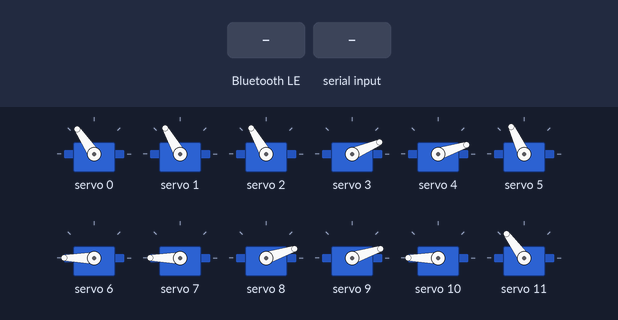
A sketch run on a simulated ESP32. Parts: 12 × servo. The inputs (shaded band) are chosen by the test bench. Nothing arrives over Bluetooth unless stated; a phone connects over Bluetooth LE 3 s after start; what the sketch prints to the serial monitor is not drawn.

Above: at 1.3 s.
1.4 s: Bluetooth LE write "w" received
At 1.77 s:
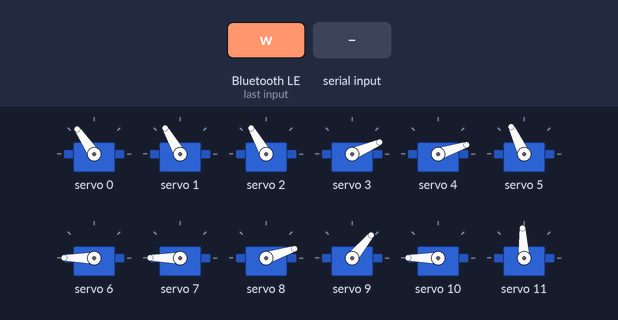
4.4 s: "a" received over Serial
At 5.6 s:
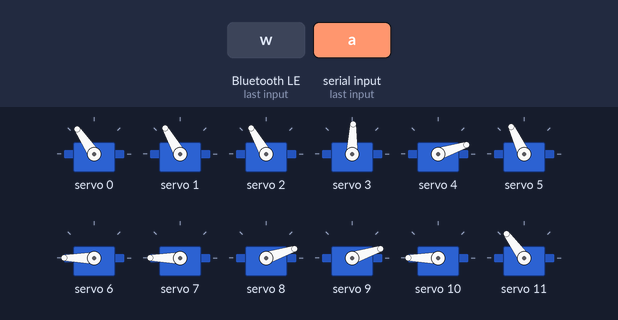
7.4 s: Bluetooth LE write "p" received
At 8.8 s:
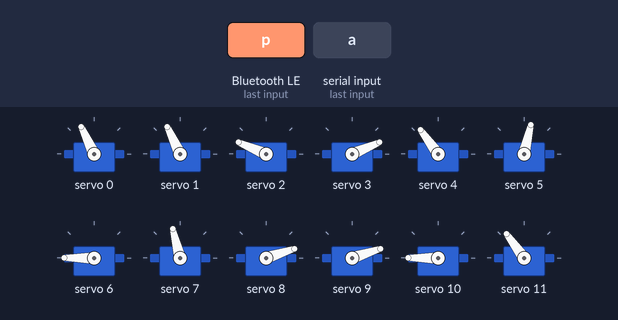
10.4 s: Bluetooth LE write "k" received
At 11.3 s:
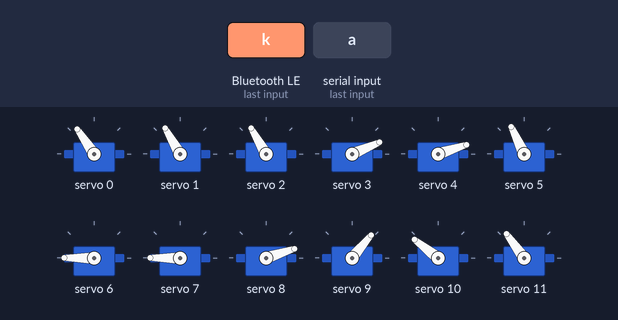
13.4 s: Bluetooth LE write "a" received
At 13.83 s:
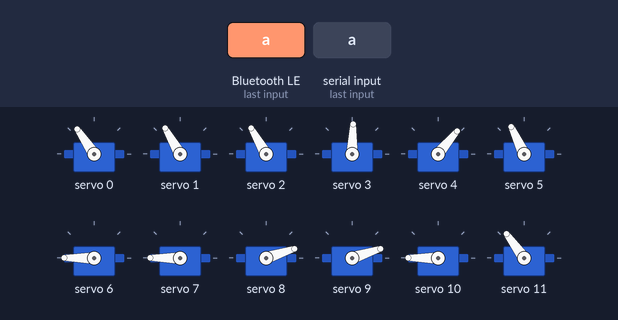
16.4 s: "w" received over Serial
At 16.83 s:
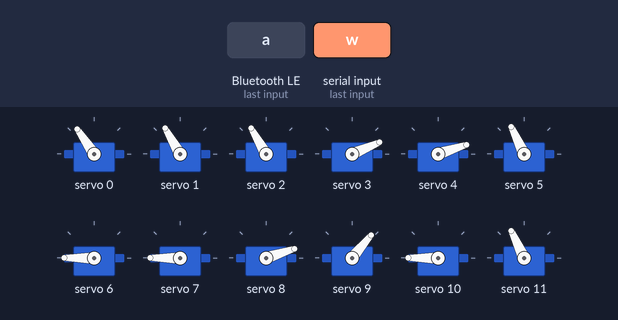
Timing chart, 0 to 21.9 s (numbered marks = the images above; inputs shaded):
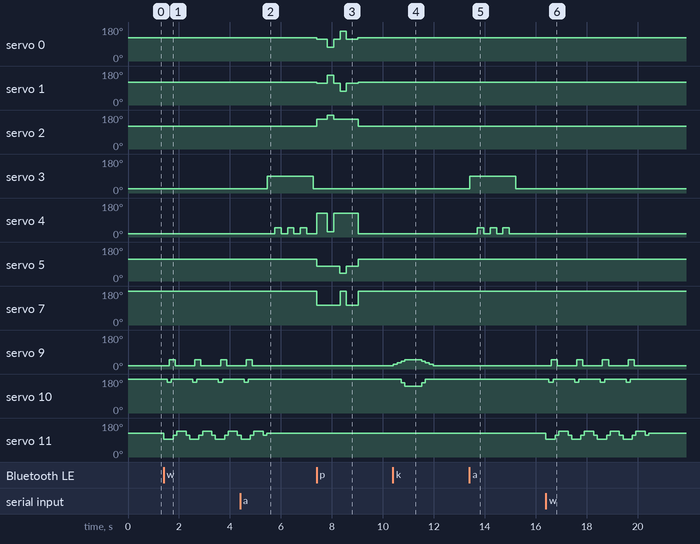

The sketch:

helios_ble.ino
```cpp
/*
 * ==========================================================
 *  HELIOS ☀  —  휴머노이드 로봇 (BLE 블루투스 버전)
 * ==========================================================
 *  보드: Arduino Nano ESP32  (BLE 내장)
 *  서보: PCA9685 16채널 드라이버
 *
 *  ▶ 이 파일 하나만 아두이노 IDE에 복붙 → 업로드.
 *
 *  필요 라이브러리:
 *    - Adafruit PWM Servo Driver Library   (라이브러리 매니저에서 설치)
 *    - ESP32 BLE (BLEDevice.h)             ← ESP32 보드 패키지에 기본 포함
 *
 *  ▶ 휴대폰 사용법 (nRF Connect 앱):
 *    1) 앱에서 SCAN → "HELIOS" 장치 찾기 → CONNECT
 *    2) Nordic UART Service (UUID 6E40...) 펼치기
 *    3) RX 특성(...0002...)의 화살표(⬆ Write) 누르기
 *    4) 데이터 타입을 "Text"로 바꾸고 아래 글자 입력 → SEND
 *         n = 중립(차렷)
 *         w = 걷기
 *         a = 손 흔들기
 *         p = 지르기(펀치: 가드→오른손→가드→왼손→가드→차렷)
 *         k = 스쿼트(무릎 굽혔다 펴기)
 *         s = 정지
 * ==========================================================
 */

#include <Wire.h>
#include <Adafruit_PWMServoDriver.h>
#include <BLEDevice.h>
#include <BLEServer.h>
#include <BLEUtils.h>
#include <BLE2902.h>

// ==========================================================
//  ▼▼▼ 설정 (하드웨어에 맞게 이 부분만 수정) ▼▼▼
// ==========================================================

#define PCA9685_ADDR   0x40
#define SERVO_FREQ     50
#define SERVO_PULSE_MIN  150
#define SERVO_PULSE_MAX  560   // MG90S에 맞게 조정

// 채널 번호 (배선표 그대로)
#define CH_HEAD        0
#define CH_WAIST       1
#define CH_R_SHO_PITCH 2
#define CH_R_SHO_ROLL  3
#define CH_R_ELBOW     4
#define CH_L_SHO_PITCH 5
#define CH_L_SHO_ROLL  6
#define CH_L_ELBOW     7
#define CH_R_HIP       8
#define CH_R_THIGH     9
#define CH_R_CALF      10
#define CH_R_ANKLE     11
#define CH_L_HIP       12
#define CH_L_THIGH     13
#define CH_L_CALF      14
#define CH_L_ANKLE     15
#define NUM_SERVOS     16

#define SERVO_MIN_ANGLE  0
#define SERVO_MAX_ANGLE  180

// 중립(차렷) 각도 [채널 0~15] — 조립한 홈 자세와 동일
// 오른쪽 0도 ↔ 왼쪽 180도 (좌우 서보가 거울로 장착됨)
const int neutral[NUM_SERVOS] = {
  98,  // 0  목(머리) (정면 보정)
  94,  // 1  허리 (정면 보정)
  94,  // 2  R 어깨 상하 (보정)
  5,   // 3  R 어깨 벌림 (보정)
  0,   // 4  R 팔꿈치
  90,  // 5  L 어깨 상하
  178, // 6  L 어깨 벌림 (보정)
  180, // 7  L 팔꿈치
  0,   // 8  R 고관절
  0,   // 9  R 허벅지
  170, // 10 R 종아리 (보정)
  100, // 11 R 발목 (보정)
  80,  // 12 L 고관절 (보정)
  170, // 13 L 허벅지 (보정)
  0,   // 14 L 종아리 (재조립: 직립=0)
  85   // 15 L 발목 (보정)
};

// 서보 방향 (반대로 움직이면 부호 뒤집기)
const int servoDir[NUM_SERVOS] = {
  +1, +1, +1, +1, +1, -1, -1, -1,
  +1, +1, +1, +1, -1, -1, -1, -1
};

// 채널별 안전 가동 범위 (측정값). 이 범위를 벗어나는 명령은 자동으로 막힘.
const int limitMin[NUM_SERVOS] = {
  17, 8, 0, 0, 0, 0, 0, 70,   // ch0/ch1: 홈(98/94) 기준 좌우 대칭 하한
  0, 0, 100, 40, 0, 100, 0, 0
};
const int limitMax[NUM_SERVOS] = {
  179, 180, 180, 180, 130, 180, 180, 180,
  90, 80, 180, 180, 90, 180, 80, 140
};

// 걸음걸이 파라미터 (측정 범위 안에서. 테스트하며 조정)
#define GAIT_STEP_DELAY_MS  20   // 프레임 간 지연(작을수록 빠름)
#define KNEE_LIFT    45   // 무릎 굽혀 발 들기 (종아리, 범위 내 최대 80)
#define THIGH_STEP   30   // 허벅지 앞으로 내딛기 (범위 내 최대 80)
#define ANKLE_SHIFT  20   // 발목으로 무게 좌우 이동

// BLE UUID (Nordic UART Service)
#define NUS_SERVICE_UUID  "6E400001-B5A3-F393-E0A9-E50E24DCCA9E"
#define NUS_RX_UUID       "6E400002-B5A3-F393-E0A9-E50E24DCCA9E" // 폰 → 로봇
#define NUS_TX_UUID       "6E400003-B5A3-F393-E0A9-E50E24DCCA9E" // 로봇 → 폰

// ==========================================================
//  ▲▲▲ 설정 끝 ▲▲▲
// ==========================================================

Adafruit_PWMServoDriver pwm = Adafruit_PWMServoDriver(PCA9685_ADDR);
bool walking = false;

volatile char pendingCmd = 0;   // BLE 콜백이 여기에 명령을 넣음
bool deviceConnected = false;
BLECharacteristic *txChar;

// ---------- 서보 저수준 ----------
void writeAngle(uint8_t ch, int angle) {
  // 채널별 안전 범위로 제한
  if (angle < limitMin[ch]) angle = limitMin[ch];
  if (angle > limitMax[ch]) angle = limitMax[ch];
  int pulse = map(angle, 0, 180, SERVO_PULSE_MIN, SERVO_PULSE_MAX);
  pwm.setPWM(ch, 0, pulse);
}
void moveJoint(uint8_t ch, int offset) {
  writeAngle(ch, neutral[ch] + servoDir[ch] * offset);
}

// ---------- 자세 ----------
void standNeutral() {
  for (uint8_t ch = 0; ch < NUM_SERVOS; ch++) writeAngle(ch, neutral[ch]);
}

// ---------- 걸음걸이용 동작 함수 (관절 특성 반영) ----------
//  (측정값: R종아리 직립180→굽힘100 / L종아리 직립0→굽힘80)
//           (R허벅지 홈0→앞80 / L허벅지 홈180→앞100)

// 무릎 굽힘: bend=0 펴짐(직립), bend 커질수록 굽힘
void kneeBend(bool isRight, int bend) {
  if (isRight) writeAngle(CH_R_CALF, 180 - bend);  // 오른종아리: 180에서 감소
  else         writeAngle(CH_L_CALF,   0 + bend);  // 왼종아리: 0에서 증가
}

// 허벅지 내딛기: fwd=0 중립, fwd 커질수록 앞으로
void thighStep(bool isRight, int fwd) {
  if (isRight) writeAngle(CH_R_THIGH,   0 + fwd);  // 오른허벅지: 0에서 증가
  else         writeAngle(CH_L_THIGH, 180 - fwd);  // 왼허벅지: 180에서 감소
}

// 발목 무게이동: amt>0 = 한쪽으로 기울여 무게 이동
//  (몸이 안 기울고 비틀리면 왼발목 부호를 (90 - amt)로 바꾸세요)
void ankleShift(int amt) {
  writeAngle(CH_R_ANKLE, 90 + amt);   // 오른발목
  writeAngle(CH_L_ANKLE, 90 + amt);   // 왼발목
}

// ---------- 한 걸음 (swingRight=true → 오른다리 내딛음) ----------
void takeStep(bool swingRight) {
  int shiftDir = swingRight ? -1 : +1;  // 드는 다리 반대(지지발)로 무게 이동

  ankleShift(shiftDir * ANKLE_SHIFT);       // 1) 무게중심 지지발로
  delay(GAIT_STEP_DELAY_MS * 6);
  kneeBend(swingRight, KNEE_LIFT);          // 2) 스윙 다리 들기
  delay(GAIT_STEP_DELAY_MS * 4);
  thighStep(swingRight, THIGH_STEP);        // 3) 스윙 다리 앞으로
  delay(GAIT_STEP_DELAY_MS * 4);
  kneeBend(swingRight, 0);                   // 4) 스윙 발 내리기
  delay(GAIT_STEP_DELAY_MS * 4);
  ankleShift(0);                             // 5) 무게중심 중앙 복귀
  delay(GAIT_STEP_DELAY_MS * 4);
  thighStep(swingRight, 0);                  // 6) 허벅지 복귀 (몸 앞으로)
  delay(GAIT_STEP_DELAY_MS * 3);
}
void walkForward(int steps) {
  for (int i = 0; i < steps && walking; i++) {
    takeStep(true);
    if (!walking) break;
    takeStep(false);
  }
  standNeutral();
}

// ---------- 손 흔들기 ----------
void waveHand() {
  moveJoint(CH_R_SHO_ROLL, 60); delay(300);
  for (int i = 0; i < 3; i++) {
    moveJoint(CH_R_ELBOW, 30);  delay(250);
    moveJoint(CH_R_ELBOW, -10); delay(250);
  }
  moveJoint(CH_R_ELBOW, 0);
  moveJoint(CH_R_SHO_ROLL, 0);
}

// ---------- 지르기(펀치) 콤보 ----------
// 팔 동작은 moveJoint 오프셋으로 좌우 자동 대칭 처리 (servoDir 반영).
// 실제 로봇에서 방향이 어색하면 아래 값의 부호/크기를 조정하세요.
#define GUARD_ELBOW    100  // 가드 시 팔꿈치 굽힘
#define GUARD_SHOULDER  35  // 가드 시 어깨 살짝 들기
#define PUNCH_ELBOW     10  // 지를 때 팔꿈치 펴기 (작을수록 곧게)
#define PUNCH_SHOULDER  70  // 지를 때 어깨 앞으로
#define WAIST_TWIST     40  // 지를 때 몸통 회전 각도

// 몸통 회전 (머리는 반대로 돌려 정면 고정)
//  dir>0 한쪽 / dir<0 반대쪽 / dir=0 정면. 방향이 반대면 부호를 바꾸세요.
void torsoTwist(int dir) {
  int w = 90 + dir * WAIST_TWIST;
  writeAngle(CH_WAIST, w);
  writeAngle(CH_HEAD, 180 - w);   // 머리를 반대로 돌려 정면 유지
}

// 한 팔 가드 자세 (몸통 정면)
void armGuard(bool isRight) {
  moveJoint(isRight ? CH_R_SHO_PITCH : CH_L_SHO_PITCH, GUARD_SHOULDER);
  moveJoint(isRight ? CH_R_ELBOW     : CH_L_ELBOW,     GUARD_ELBOW);
  torsoTwist(0);
}
// 한 팔 지르기 (앞으로 뻗기 + 몸통 회전)
//  오른손 지르기 → 몸통 왼쪽 / 왼손 지르기 → 몸통 오른쪽
void armPunch(bool isRight) {
  moveJoint(isRight ? CH_R_SHO_PITCH : CH_L_SHO_PITCH, PUNCH_SHOULDER);
  moveJoint(isRight ? CH_R_ELBOW     : CH_L_ELBOW,     PUNCH_ELBOW);
  torsoTwist(isRight ? +1 : -1);
}

// 가드 → 오른손 지르기 → 가드 → 왼손 지르기 → 가드 → 차렷
void punchCombo() {
  armGuard(true); armGuard(false);   // 1) 양손 가드 올리기
  delay(400);

  armPunch(true);  delay(250);       // 2) 오른손 지르기
  armGuard(true);  delay(250);       // 3) 오른손 가드 복귀

  armPunch(false); delay(250);       // 4) 왼손 지르기
  armGuard(false); delay(250);       // 5) 왼손 가드 복귀

  delay(200);
  standNeutral();                    // 6) 차렷 자세로
}

// ---------- 무릎 구부리기 (스쿼트) ----------
#define SQUAT_KNEE   65   // 무릎 굽힘 정도 (양 종아리, 최대 80)
#define SQUAT_THIGH  30   // 허벅지 굽힘(균형용, 엉덩이 낮추기)
#define SQUAT_STEPS   4   // 부드럽게 나눌 단계 수

// 양 다리를 amt(0~SQUAT_KNEE)만큼 굽힌 자세로
void squatPose(int knee, int thigh) {
  kneeBend(true, knee);  kneeBend(false, knee);
  thighStep(true, thigh); thighStep(false, thigh);
}

// 앉았다 일어서기
void squat() {
  // 내려가기 (단계별로 부드럽게)
  for (int i = 1; i <= SQUAT_STEPS; i++) {
    squatPose(SQUAT_KNEE * i / SQUAT_STEPS, SQUAT_THIGH * i / SQUAT_STEPS);
    delay(150);
  }
  delay(500);   // 앉은 자세 유지
  // 올라오기
  for (int i = SQUAT_STEPS - 1; i >= 0; i--) {
    squatPose(SQUAT_KNEE * i / SQUAT_STEPS, SQUAT_THIGH * i / SQUAT_STEPS);
    delay(150);
  }
  standNeutral();
}

// ---------- 폰으로 상태 문자 보내기 ----------
void notifyPhone(const char *msg) {
  if (deviceConnected && txChar) {
    txChar->setValue((uint8_t *)msg, strlen(msg));
    txChar->notify();
  }
}

// ---------- BLE 콜백 ----------
class ServerCallbacks : public BLEServerCallbacks {
  void onConnect(BLEServer *s) { deviceConnected = true; }
  void onDisconnect(BLEServer *s) {
    deviceConnected = false;
    walking = false;
    BLEDevice::startAdvertising();   // 다시 광고해서 재연결 가능하게
  }
};

class RxCallbacks : public BLECharacteristicCallbacks {
  void onWrite(BLECharacteristic *c) {
    String v = c->getValue().c_str();
    for (unsigned int i = 0; i < v.length(); i++) {
      char ch = v[i];
      if (ch=='n'||ch=='w'||ch=='a'||ch=='s'||ch=='p'||ch=='k') pendingCmd = ch;
    }
  }
};

// ---------- 명령 처리 ----------
void handleCommand(char cmd) {
  switch (cmd) {
    case 'n': walking = false; standNeutral();       notifyPhone("neutral\n"); break;
    case 'w': walking = true;  notifyPhone("walk\n"); walkForward(4); walking = false; break;
    case 'a': notifyPhone("wave\n"); waveHand();      break;
    case 'p': notifyPhone("punch\n"); punchCombo();   break;
    case 'k': notifyPhone("squat\n"); squat();        break;
    case 's': walking = false; notifyPhone("stop\n"); break;
  }
}

// ---------- 셋업 / 루프 ----------
void setup() {
  Serial.begin(9600);
  Wire.begin();
  pwm.begin();
  pwm.setPWMFreq(SERVO_FREQ);
  delay(100);
  standNeutral();

  // BLE 시작
  BLEDevice::init("HELIOS");
  BLEServer *server = BLEDevice::createServer();
  server->setCallbacks(new ServerCallbacks());

  BLEService *service = server->createService(NUS_SERVICE_UUID);

  // RX: 폰 → 로봇 (Write)
  BLECharacteristic *rxChar = service->createCharacteristic(
    NUS_RX_UUID, BLECharacteristic::PROPERTY_WRITE | BLECharacteristic::PROPERTY_WRITE_NR);
  rxChar->setCallbacks(new RxCallbacks());

  // TX: 로봇 → 폰 (Notify)
  txChar = service->createCharacteristic(
    NUS_TX_UUID, BLECharacteristic::PROPERTY_NOTIFY);
  txChar->addDescriptor(new BLE2902());

  service->start();

  BLEAdvertising *adv = BLEDevice::getAdvertising();
  adv->addServiceUUID(NUS_SERVICE_UUID);
  adv->setScanResponse(true);
  BLEDevice::startAdvertising();

  Serial.println(F("HELIOS BLE ready. Advertising as 'HELIOS'."));
}

void loop() {
  // 유선 시리얼로도 명령 가능
  if (Serial.available()) {
    char c = Serial.read();
    if (c=='n'||c=='w'||c=='a'||c=='s') pendingCmd = c;
  }
  // BLE로 받은 명령 처리
  if (pendingCmd) {
    char c = pendingCmd;
    pendingCmd = 0;
    handleCommand(c);
  }
}
```

Measured:
- after the input at 1.4 s, servo 9: alternates 50° for 0.24 s and 18° for 0.77 s, starting after 0.21 s; servo 10: alternates 180° for 0.85 s and 164° for 0.16 s, starting after 0.13 s; servo 11: 126° → 93° at once, then repeats every 1.0 s: 115° 0.14 s, 137° 0.36 s, 115° 0.14 s, 93° 0.36 s
- after the input at 4.4 s, servo 3: 23° → 88° after 1.1 s, → 23° 1.8 s later; servo 4: alternates 50° for 0.25 s and 18° for 0.25 s, starting after 1.4 s
- after the input at 7.4 s, servo 0: 124° → 115° at once, → 72° 0.40 s later, → 115° 0.25 s later, → 158° 0.25 s later, … (6 changes in this stretch); servo 1: 120° → 115° at once, → 158° 0.40 s later, → 115° 0.25 s later, → 72° 0.25 s later, … (6 changes in this stretch)
- after the input at 10.4 s, servo 9: 18° → 25° at once, → 34° 0.15 s later, → 42° 0.15 s later, → 50° 0.15 s later, … (8 changes in this stretch); servo 10: 180° → 178° after 0.16 s, → 160° 0.15 s later, → 142° 0.15 s later, → 160° 0.65 s later, … (6 changes in this stretch)
- after the input at 13.4 s, servo 3: 23° → 88° at once, → 23° 1.8 s later; servo 4: alternates 50° for 0.25 s and 18° for 0.25 s, 6 changes in all, then stays 18°, starting after 0.31 s
- after the input at 16.4 s, servo 9: alternates 50° for 0.24 s and 18° for 0.77 s, 8 changes in all, then stays 18°, starting after 0.20 s; servo 10: alternates 180° for 0.85 s and 164° for 0.16 s, 8 changes in all, then stays 180°, starting after 0.12 s
